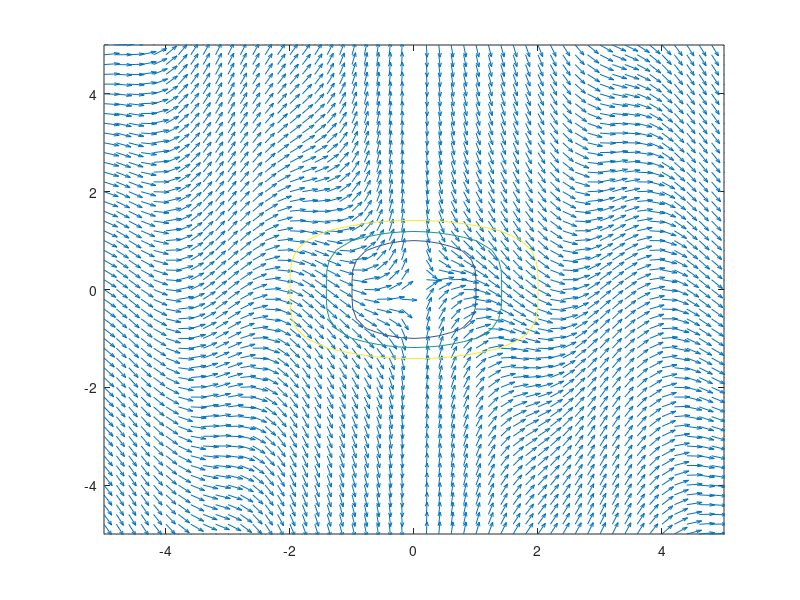

Here is the MATLAB script that generated this plot:
 %[T Y] = meshgrid(minT:step:maxT, minY:step:maxY);
[X,Y]=meshgrid(-5:0.2:5,-5:0.2:5);
% Diff equation in the form of y'=f(x,y)
 dy=cos(2*X)-Y./X;
 %)
 dx=ones(size(dy));
 %Unit length
 uL=sqrt(1+dy.^2);
 quiver(X,Y, dx./uL, dy./uL);
 hold
 
 contour(X,Y,Y.^4+X.^2,[1,2,4]);

% axis tight
%Refrence https://courses.soe.ucsc.edu/courses/ams20/Winter14/01/pages/attached-files/attachments/23941